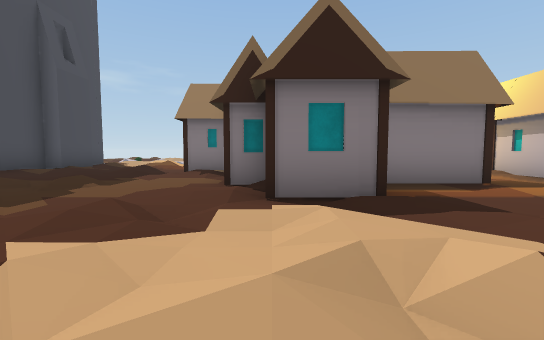
[1] (above)

14 first-person views from a walk through a 3-D level made in the Unity game engine. The camera is 1.2 m above the floor, tilts 4° down and sees 90° across. The floor is counted in squares, 2 m on a side. Each view is taken from the middle of a square. On the plan, view 1 faces up. The plan holds only what a view shows up to about 9 squares ahead; the rest is blank. The place goes on beyond the plan.

[2]
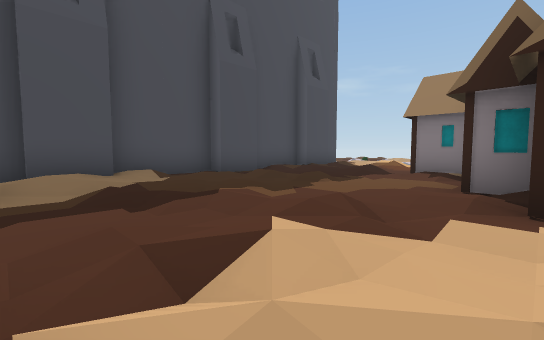

[3]
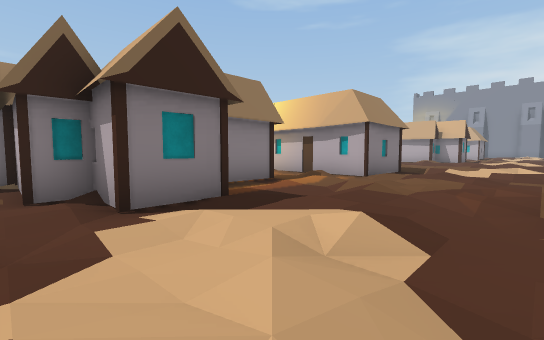

[4]
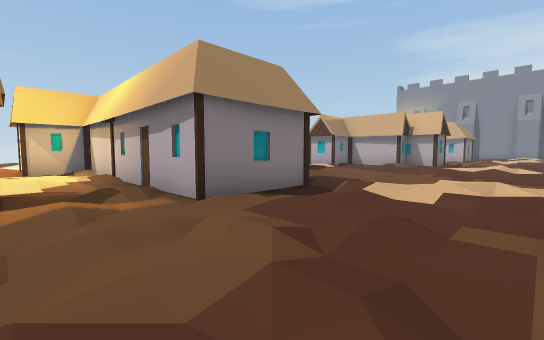

[5]
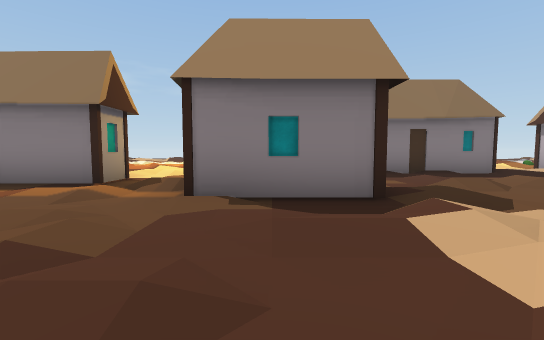

[6]
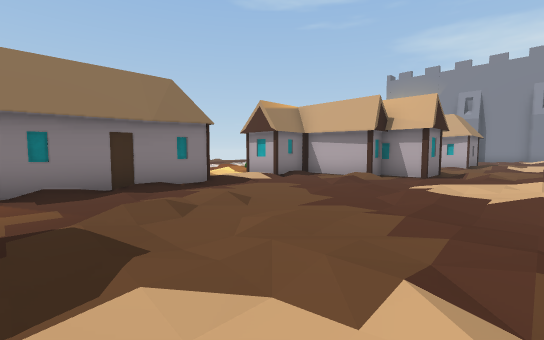

[7]
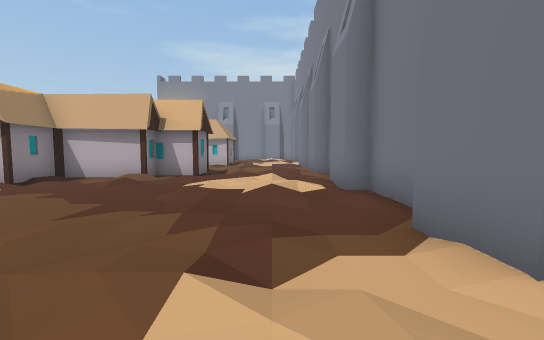

[8]
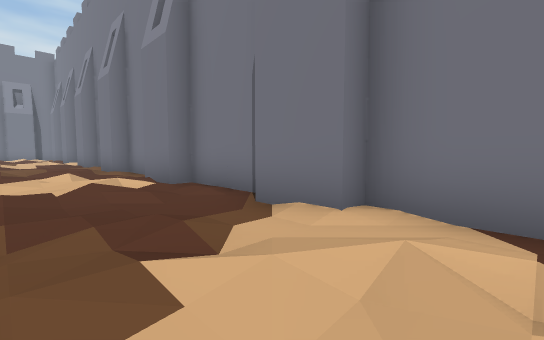

[9]
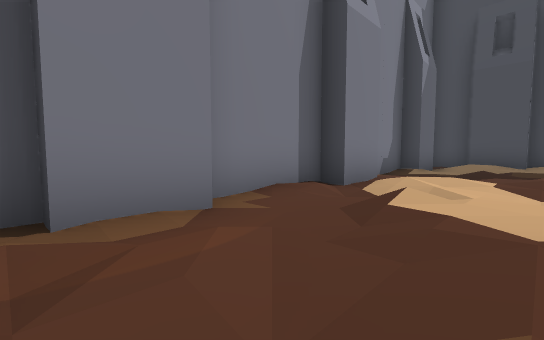

[10]
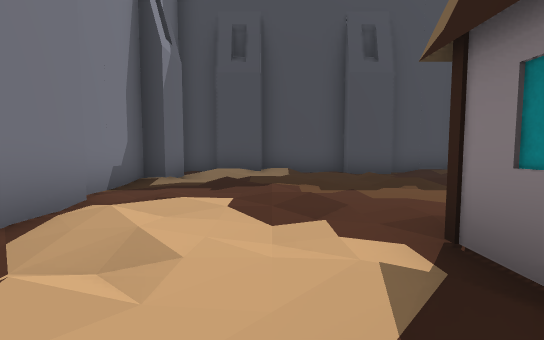

[11]
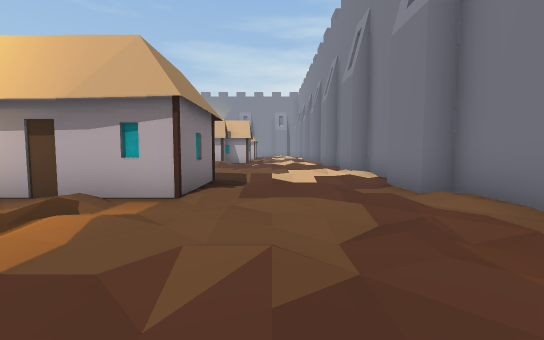

[12]
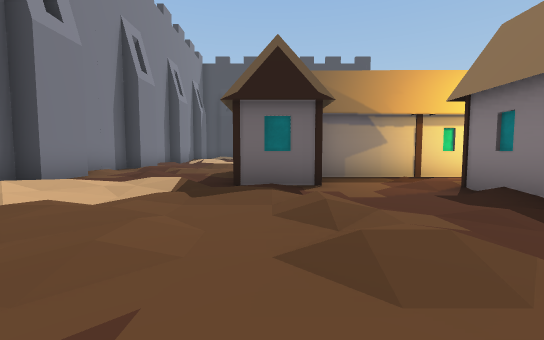

[13]
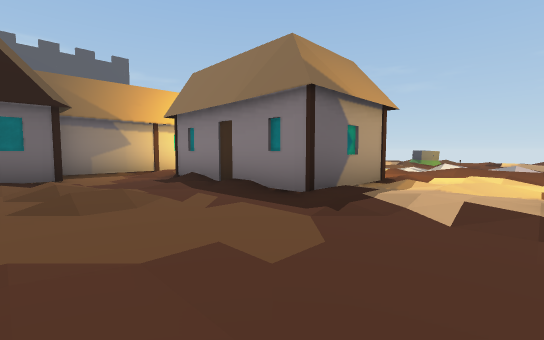

[14]
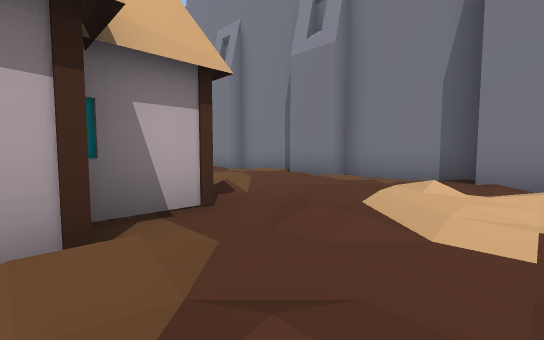

### Floor plan
Key: @ floor where view 1 was taken; # wall or solid block; . main floor; : floor 0.25 m higher than the main floor; + floor 0.5 m higher than the main floor; / step, stairs or slope; H house.
Columns run from 7 left of view 1 to 19 right of it. Each row starts with its distance up from view 1.
  7 #.::.##    ..H#:H####.:##
  6 #.....#    #.##.........##
  5 #.....######.###........H#
  4 #......##....###.........#
  3 #..:....H....:....:....:...
  2 #:.::::.:::...:::.::::.:::.
  1 #+::..+:/..:::..+::..+:/..:
  0 #:....:@...:....:....:....:
 -1 ###########################

Where each view was taken, in squares from view 1:
view 1: 0 up, 0 right, facing up
view 2: 0 up, 0 right, facing up-left
view 3: 0 up, 1 left, facing up-right
view 4: 0 up, 4 right, facing up-right
view 5: 0 up, 7 right, facing up
view 6: 1 up, 9 right, facing up-right
view 7: 1 up, 9 right, facing right
view 8: 2 up, 9 right, facing down-right
view 9: 2 up, 4 right, facing down-left
view 10: 2 up, 2 right, facing left
view 11: 2 up, 2 right, facing right
view 12: 4 up, 13 right, facing left
view 13: 4 up, 15 right, facing up-left
view 14: 5 up, 15 right, facing down-right
